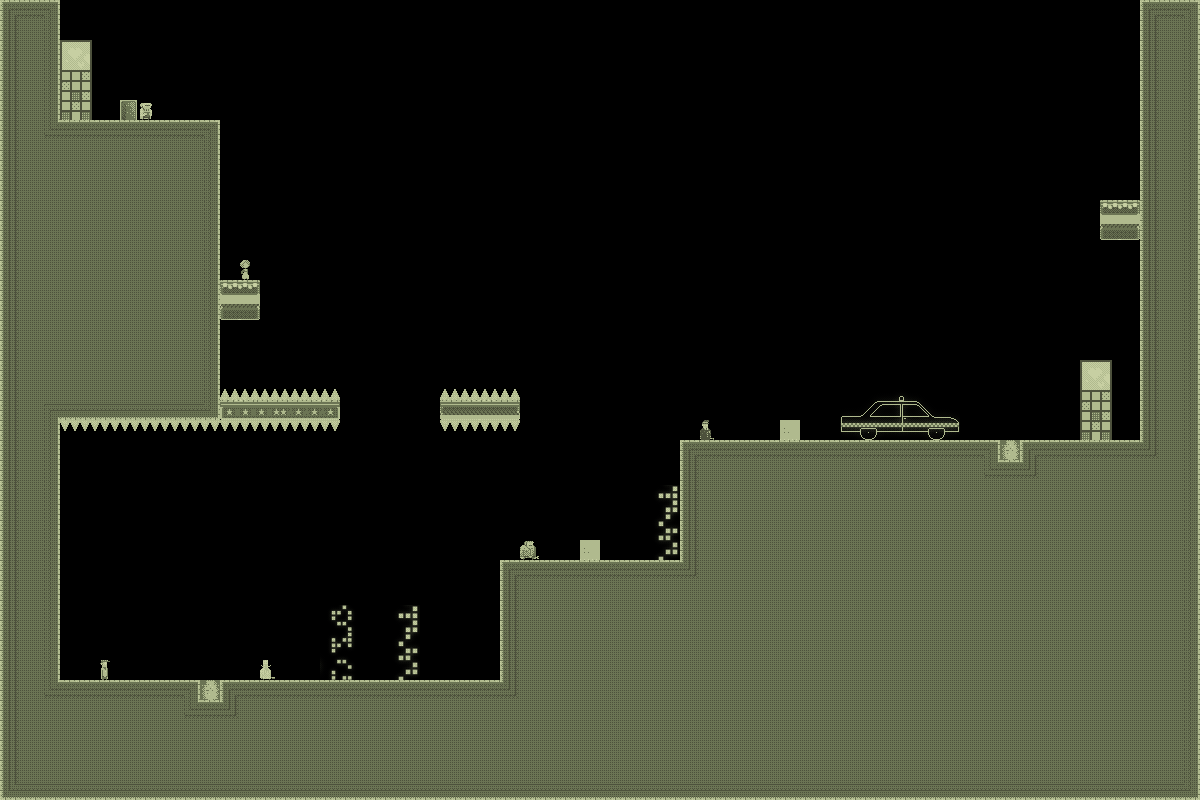

This is a level from a 2D game, rendered from its Tiled map with the project's own tilesets. A one-line summary and the map file follow, with tile-layer data summarised:
An orthogonal 60x40 tile map with 20x20 px tiles, 1 tile layer (bg) and 2 objects.

<map version="1.0" orientation="orthogonal" width="60" height="40" tilewidth="20" tileheight="20">
 <tileset firstgid="1" name="tiles_newyork" tilewidth="20" tileheight="20">
  <image source="../../../../../SuperLemonadeFactory1989Content/Lemonade/tiles_newyork.png" width="400" height="400" />
  <terraintypes>
   <terrain name="solid" tile="-1" />
  </terraintypes>
  <tile id="8" terrain=",,,0" />
  <tile id="9" terrain=",,0,0" />
  <tile id="10" terrain=",,0,0" />
  <tile id="11" terrain=",,0,0" />
  <tile id="12" terrain=",,0,0" />
  <tile id="13" terrain=",,0,0" />
  <tile id="14" terrain=",,0," />
  <tile id="15" terrain="0,0,0," />
  <tile id="16" terrain="0,0,,0" />
  <tile id="28" terrain=",0,,0" />
  <tile id="34" terrain="0,,0," />
  <tile id="35" terrain="0,,0,0" />
  <tile id="36" terrain=",0,0,0" />
  <tile id="48" terrain=",0,,0" />
  <tile id="54" terrain="0,,0," />
  <tile id="68" terrain=",0,,0" />
  <tile id="74" terrain="0,,0," />
  <tile id="88" terrain=",0,,0" />
  <tile id="94" terrain="0,,0," />
  <tile id="108" terrain=",0,,0" />
  <tile id="114" terrain="0,,0," />
  <tile id="128" terrain=",0,," />
  <tile id="129" terrain="0,0,," />
  <tile id="130" terrain="0,0,," />
  <tile id="131" terrain="0,0,," />
  <tile id="132" terrain="0,0,," />
  <tile id="133" terrain="0,0,," />
  <tile id="134" terrain="0,,," />
  <tile id="194" terrain="0,0,0,0" />
  <tile id="356">
   <properties>
    <property name="LargeCrate" value="" />
   </properties>
  </tile>
  <tile id="380">
   <properties>
    <property name="Andre" value="" />
   </properties>
  </tile>
  <tile id="381">
   <properties>
    <property name="Liselot" value="" />
   </properties>
  </tile>
  <tile id="382">
   <properties>
    <property name="Amsterdaam" value="" />
   </properties>
  </tile>
  <tile id="383">
   <properties>
    <property name="Worker" value="" />
   </properties>
  </tile>
  <tile id="384">
   <properties>
    <property name="Inspector" value="" />
   </properties>
  </tile>
  <tile id="385">
   <properties>
    <property name="Chef" value="" />
   </properties>
  </tile>
  <tile id="386">
   <properties>
    <property name="Exit" value="" />
   </properties>
  </tile>
  <tile id="387">
   <properties>
    <property name="Trampoline" value="" />
   </properties>
  </tile>
  <tile id="388">
   <properties>
    <property name="SmallCrate" value="" />
   </properties>
  </tile>
  <tile id="389">
   <properties>
    <property name="SugarBag" value="" />
   </properties>
  </tile>
 </tileset>
 <layer name="bg" width="60" height="40">
  <data>[2400 cells, 1141 non-empty, 97 distinct tile ids]</data>
 </layer>
 <objectgroup name="boxes" width="60" height="40">
  <object x="220" y="120">
   <polyline points="40,0 660,40" />
  </object>
  <object x="980" y="200">
   <polyline points="60,0 60,160 40,160 40,0 60,0" />
  </object>
 </objectgroup>
</map>
